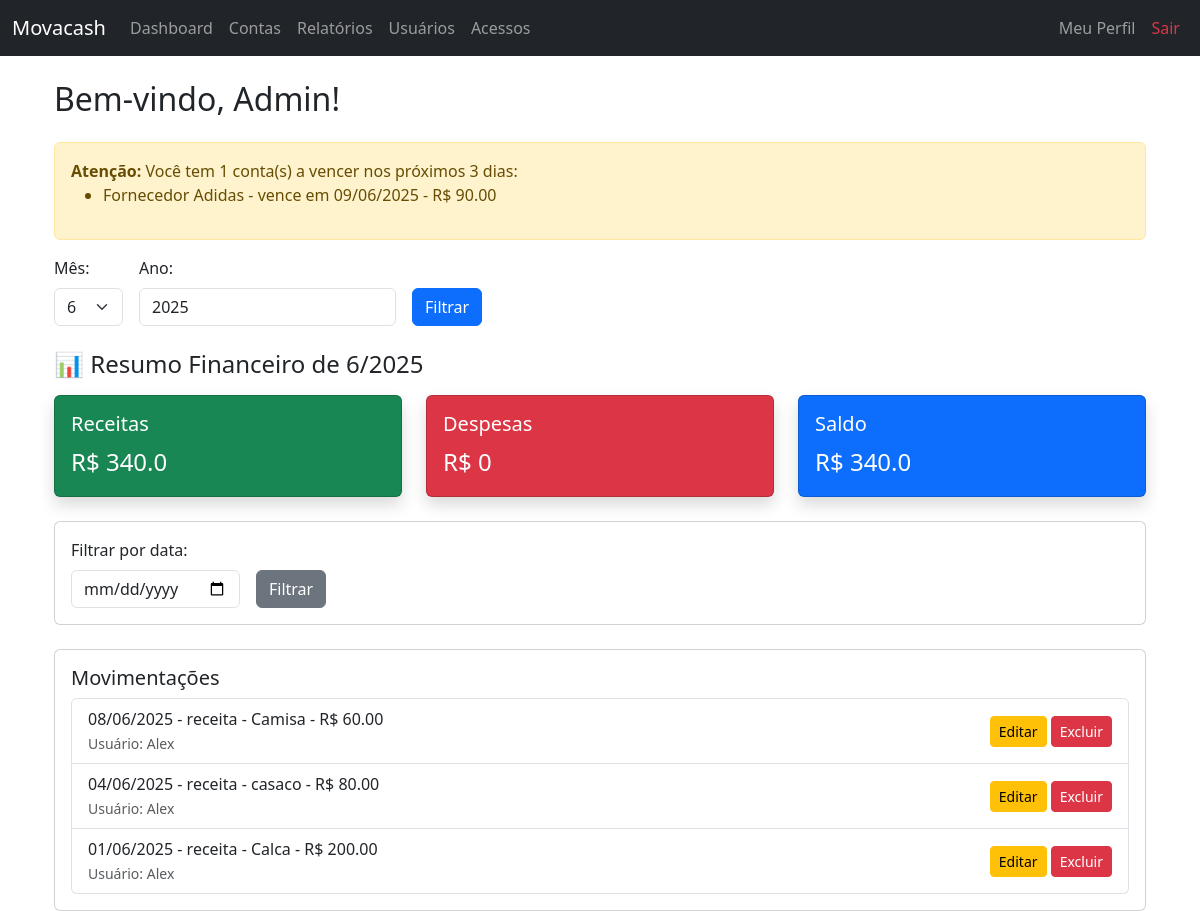
/dashboard (signed in), run on the app's committed database.
### app/models.py (models this page shows)
class Conta(db.Model):
    __tablename__ = 'contas'
    id = db.Column(db.Integer, primary_key=True)
    descricao = db.Column(db.String(100), nullable=False)
    valor = db.Column(db.Float, nullable=False)
    vencimento = db.Column(db.Date, nullable=False)
    status = db.Column(db.String(20), nullable=False)
    usuario_id = db.Column(db.Integer, db.ForeignKey('usuarios.id'), nullable=False)

class Movimentacao(db.Model):
    __tablename__ = 'movimentacoes'
    id = db.Column(db.Integer, primary_key=True)
    tipo = db.Column(db.String(10), nullable=False)  # receita ou despesa
    categoria = db.Column(db.String(50), nullable=False)
    valor = db.Column(db.Float, nullable=False)
    data = db.Column(db.Date, nullable=False)
    usuario_id = db.Column(db.Integer, db.ForeignKey('usuarios.id'), nullable=False)

class Usuario(db.Model):
    __tablename__ = 'usuarios'
    id = db.Column(db.Integer, primary_key=True)
    nome = db.Column(db.String(100), nullable=False)
    email = db.Column(db.String(100), unique=True, nullable=False)
    senha = db.Column(db.String(100), nullable=False)
    tipo = db.Column(db.String(20), nullable=False, default='vendedor')
    ultimo_acesso = db.Column(db.DateTime)
    movimentacoes = db.relationship('Movimentacao', backref='usuario', lazy=True)
    contas = db.relationship('Conta', backref='usuario', lazy=True)

### app/routes.py (the view)
@bp.route('/dashboard')
@login_obrigatorio
def dashboard():
    usuario_id = session.get('usuario_id')
    nome_usuario = session.get('nome')
    hoje = date.today()
    filtro_data = request.args.get('filtro_data')
    mes = int(request.args.get('mes') or hoje.month)
    ano = int(request.args.get('ano') or hoje.year)
    query = Movimentacao.query.options(joinedload(Movimentacao.usuario)).filter(
        extract('month', Movimentacao.data) == mes,
        extract('year', Movimentacao.data) == ano
    )
    if session['tipo'] != 'admin':
        query = query.filter(Movimentacao.usuario_id == usuario_id)
    if filtro_data:
        try:
            data_filtrada = datetime.strptime(filtro_data, '%Y-%m-%d').date()
            query = query.filter(Movimentacao.data == data_filtrada)
        except ValueError:
            flash('Data inválida', 'danger')
    movimentacoes = query.order_by(Movimentacao.data.desc()).all()
    mov_list = [
        (m.tipo, m.categoria, m.valor, m.data, m.id, m.usuario.nome if session['tipo'] == 'admin' else None)
        for m in movimentacoes
    ]
    total_receitas = db.session.query(func.sum(Movimentacao.valor)).filter_by(tipo='receita').filter(
        extract('month', Movimentacao.data) == mes,
        extract('year', Movimentacao.data) == ano
    )
    total_despesas = db.session.query(func.sum(Movimentacao.valor)).filter_by(tipo='despesa').filter(
        extract('month', Movimentacao.data) == mes,
        extract('year', Movimentacao.data) == ano
    )
    if session['tipo'] != 'admin':
        total_receitas = total_receitas.filter(Movimentacao.usuario_id == usuario_id)
        total_despesas = total_despesas.filter(Movimentacao.usuario_id == usuario_id)
    receitas = total_receitas.scalar() or 0
    despesas = total_despesas.scalar() or 0
    saldo = receitas - despesas
    contas_proximas = None
    if session['tipo'] == 'admin':
        tres_dias = hoje + timedelta(days=3)
        contas_proximas = Conta.query.filter(
            Conta.vencimento <= tres_dias,
            Conta.vencimento >= hoje,
            Conta.status != 'paga'
        ).order_by(Conta.vencimento).all()
    return render_template(
        "dashboard.html",
        usuario=nome_usuario,
        saldo=saldo,
        total_receitas=receitas,
        total_despesas=despesas,
        movimentacoes=mov_list,
        filtro_data=filtro_data,
        mes=mes,
        ano=ano,
        contas_proximas=contas_proximas  # <- ⚠️ IMPORTANTE
    )

### app/utils.py (called while the page is built)
def login_obrigatorio(f):
    @wraps(f)
    def decorated_function(*args, **kwargs):
        if 'usuario_id' not in session:
            return redirect(url_for('main.login'))
        return f(*args, **kwargs)
    return decorated_function

### app/templates/dashboard.html (shortened to what this page needs)
{% extends "base.html" %}
{% block content %}
<div class="container mt-4">
    <h2 class="mb-4">Bem-vindo, {{ usuario }}!</h2>
    {% if contas_proximas %}
      <div class="alert alert-warning">
        <strong>Atenção:</strong> Você tem {{ contas_proximas|length }} conta(s) a vencer nos próximos 3 dias:
        <ul>
            {% for c in contas_proximas %}
                <li>{{ c.descricao }} - vence em {{ c.vencimento.strftime('%d/%m/%Y') }} - R$ {{ "%.2f"|format(c.valor) }}</li>
            {% endfor %}
        </ul>
      </div>
    {% endif %}
    <form method="GET" class="row g-3 mb-4 align-items-end">
        <div class="col-auto">
            <label class="form-label">Mês:</label>
            <select name="mes" class="form-select">
                {% for m in range(1, 13) %}
                    <option value="{{ m }}" {% if m == mes %}selected{% endif %}>{{ m }}</option>
                {% endfor %}
            </select>
        </div>
        <div class="col-auto">
            <label class="form-label">Ano:</label>
            <input type="number" name="ano" class="form-control" value="{{ ano }}">
        </div>
        <div class="col-auto">
            <button type="submit" class="btn btn-primary">Filtrar</button>
        </div>
    </form>
    <h4 class="mb-3">📊 Resumo Financeiro de {{ mes }}/{{ ano }}</h4>
    <div class="row mb-4">
        <div class="col-md-4">
            <div class="card text-bg-success shadow">
                <div class="card-body">
                    <h5 class="card-title">Receitas</h5>
                    <p class="card-text fs-4">R$ {{ total_receitas | default(0) | round(2) }}</p>
                </div>
            </div>
        </div>
        <div class="col-md-4">
            <div class="card text-bg-danger shadow">
                <div class="card-body">
                    <h5 class="card-title">Despesas</h5>
                    <p class="card-text fs-4">R$ {{ total_despesas | default(0) | round(2) }}</p>
                </div>
            </div>
        </div>
        <div class="col-md-4">
            <div class="card text-bg-primary shadow">
                <div class="card-body">
                    <h5 class="card-title">Saldo</h5>
                    <p class="card-text fs-4">R$ {{ saldo | default(0) | round(2) }}</p>
                </div>
            </div>
        </div>
    </div>
    <div class="card mb-4">
        <div class="card-body">
            <form method="GET" class="row g-3 align-items-end">
                <div class="col-auto">
                    <label class="form-label">Filtrar por data:</label>
                    <input type="date" name="filtro_data" class="form-control" value="{{ filtro_data }}">
                </div>
                <div class="col-auto">
                    <button type="submit" class="btn btn-secondary">Filtrar</button>
                </div>
            </form>
        </div>
    </div>
    <div class="card">
        <div class="card-body">
            <h5 class="card-title">Movimentações</h5>
            {% if movimentacoes %}
                <ul class="list-group">
                    {% for tipo, categoria, valor, data, id, dono in movimentacoes %}
                        <li class="list-group-item d-flex justify-content-between align-items-center">
                            <div>
                                {{ data.strftime('%d/%m/%Y') }} - {{ tipo }} - {{ categoria }} - R$ {{ "%.2f"|format(valor) }}
                                {% if dono %}
                                    <br><small class="text-muted">Usuário: {{ dono }}</small>
                                {% endif %}
                            </div>
                            <span>
                                <a href="{{ url_for('main.editar_movimentacao', id=id) }}" class="btn btn-sm btn-warning">Editar</a>
                                <a href="{{ url_for('main.excluir_movimentacao', id=id) }}"
                                   class="btn btn-sm btn-danger"
                                   onclick="return confirm('Tem certeza que deseja excluir esta movimentação?');">
                                    Excluir
                                </a>
                            </span>
                        </li>
                    {% endfor %}
                </ul>
            {% else %}
                <p class="text-muted">Nenhuma movimentação registrada para essa data.</p>
            {% endif %}
        </div>
    </div>
</div>
{% endblock %}

### data on the page
Conta: descricao "Fornecedor Adidas", vencimento "09/06/2025", valor "90.00"
Movimentacao: strftime "08/06/2025", tipo "receita", categoria "Camisa", valor "60.00", nome "Alex"
Movimentacao: strftime "04/06/2025", movimentacoes "receita", movimentacoes "casaco", valor "80.00"
Usuario: movimentacoes "Alex" "Alex"
Movimentacao: strftime "01/06/2025", movimentacoes "receita", movimentacoes "Calca", valor "200.00"

### other printed values
{{ usuario }} "Admin"
{{ contas_proximas|length }} "1"
{{ mes }} "6"
{{ ano }} "2025"
{{ total_receitas | default(0) | round(2) }} "340.0"
{{ total_despesas | default(0) | round(2) }} "0"
{{ saldo | default(0) | round(2) }} "340.0"
form field mes "6"
